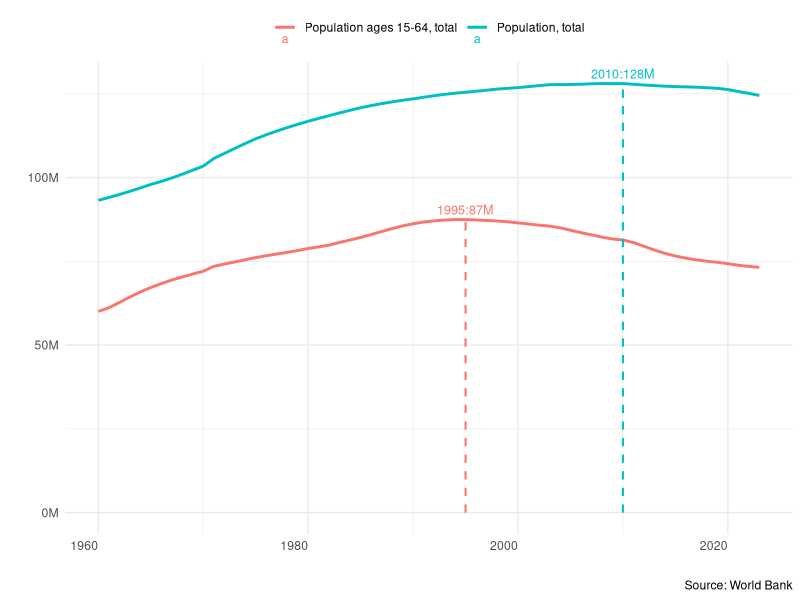
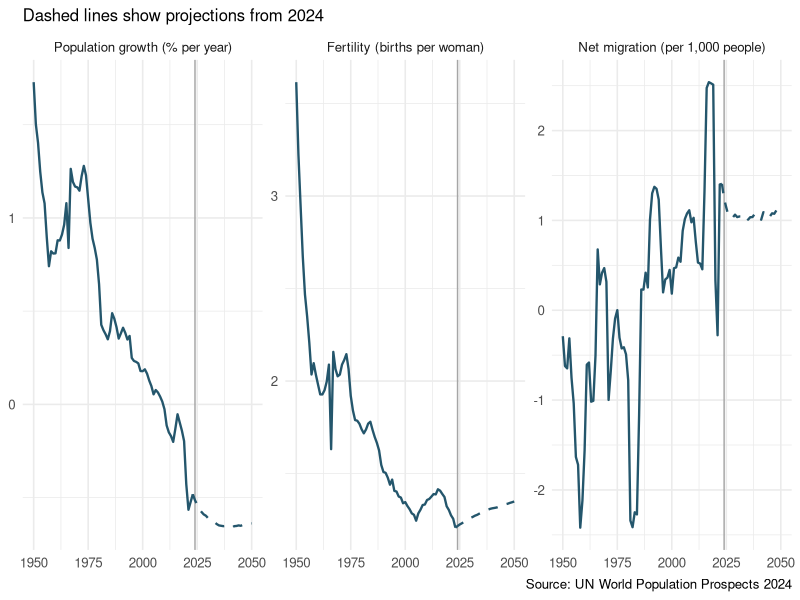
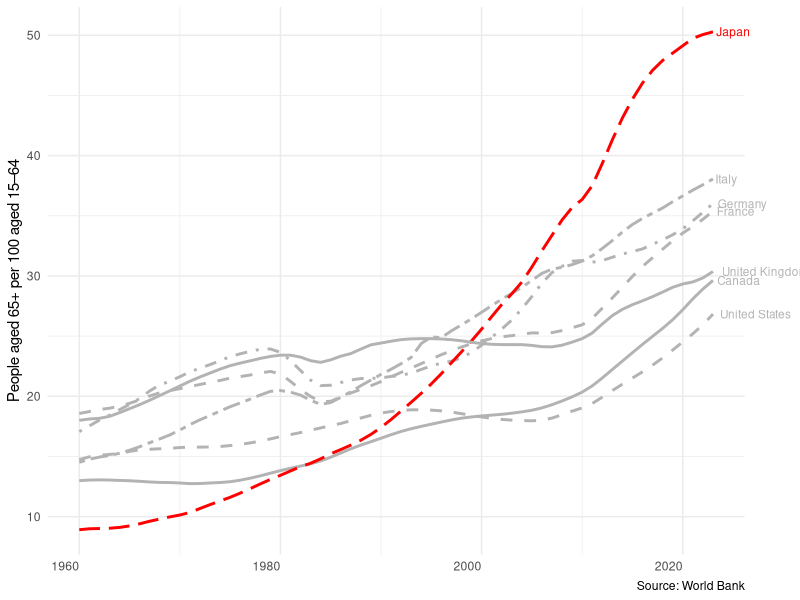
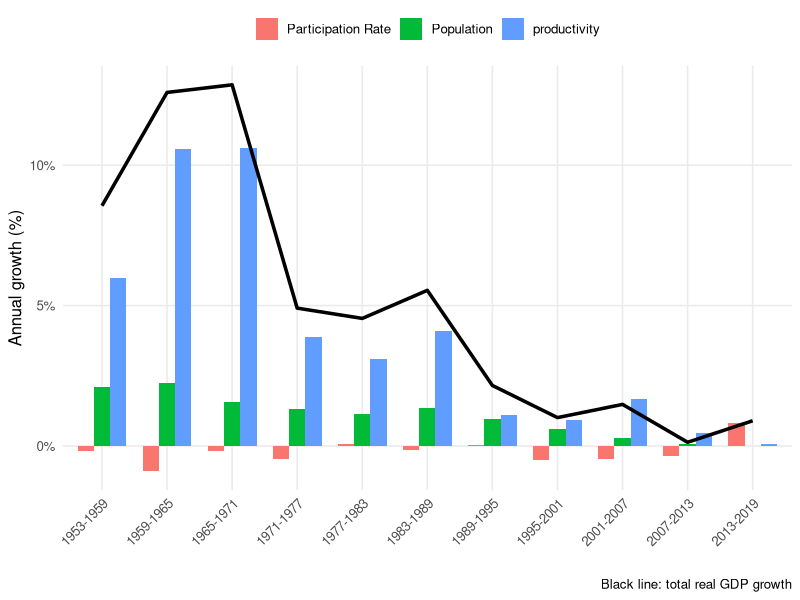
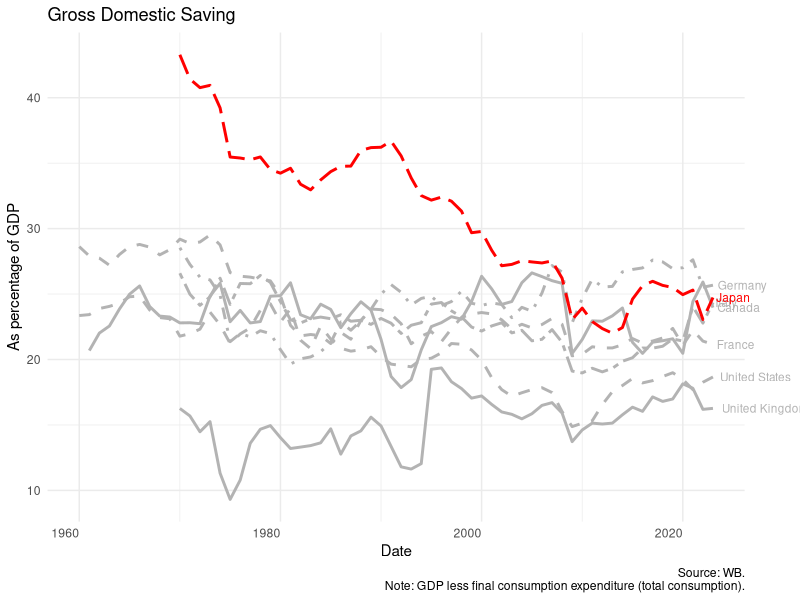
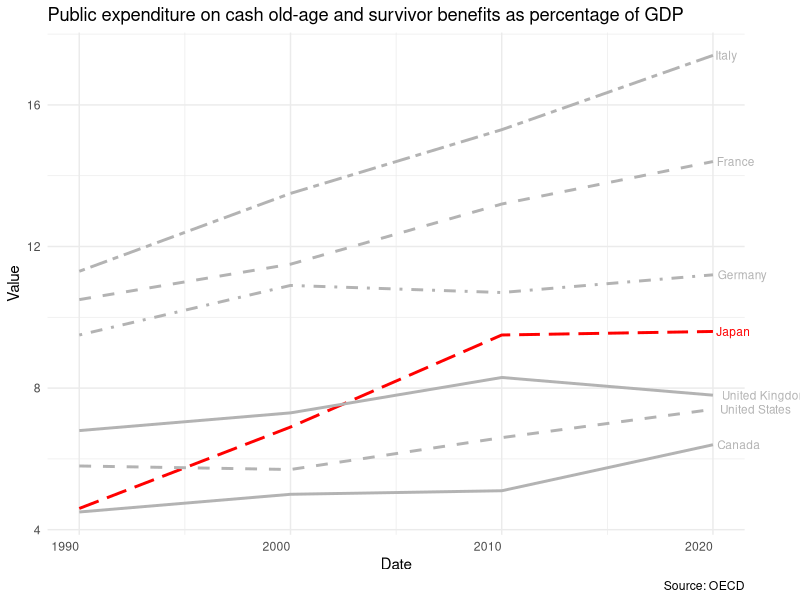
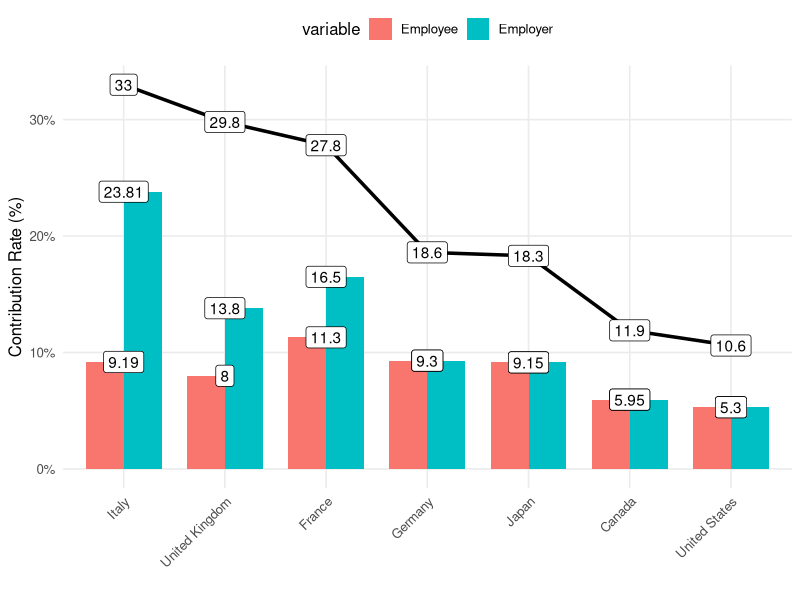
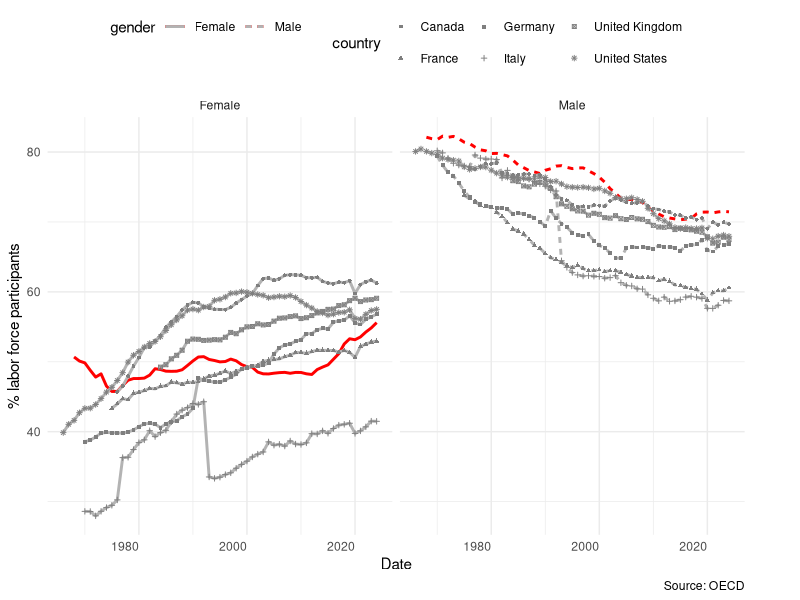

Here is the R script that generated these plots, in order:
## ---- chunk 1
#| include: false
library(data.table)
library(ggpubr)
library(scales)
## ---- chunk 2
pop = fread("../data/11 aging/wb_pop.csv")

# Prepare data
pop2 = pop[country=="Japan"]
pop2[,max_value:=max(value),by=indicator]
pop2[,lab:=ifelse(value==max_value,round(value/10^6,0),"")]
pop2_lab = pop2[lab!="",.(value,date,indicator,
                          label=paste0(date,":",
                                       round(value/10^6,0),"M"))]

ggplot(pop2, aes(x = date, y = value,
                color = indicator)) +
  scale_y_continuous(
    labels = label_number(scale = 1e-6, suffix = "M")) +
  geom_line(size = 1) +
  geom_segment(
    data = pop2_lab,
    aes(x = date, xend = date,
        y = 0, yend = value,
        color = indicator),
    linewidth = 0.7,
    linetype = "dashed"
  ) +
  # labels at top of vline
  geom_text(
    data = pop2_lab,
    aes(x = date, y = value,
        label = label),
    vjust = -0.5,
    size = 3.2
  ) +
  labs(x = "", y = "",
       caption = "Source: World Bank", color = NULL) +
  theme_minimal() +
  theme(
    legend.position = "top",   # remove legend
    axis.text.x = element_text(angle = 0, hjust = 1))+
  coord_cartesian(clip = "off")        # allow labels to extend outside plot
## ---- chunk 3
birth = fread("../data/11 aging/un_pop_birth.csv")
indicators = c("Population Growth", "Total Fertility Rate", "Net Migration Rate")
units = c("Population growth (% per year)",
          "Fertility (births per woman)",
          "Net migration (per 1,000 people)")
japan = birth[Country == "Japan" & date <= 2050 & variable %in% indicators]
japan[, panel := factor(variable, levels = indicators, labels = units)]

ggplot(japan, aes(date, value)) +
  geom_vline(xintercept = 2024, colour = "grey65") +
  geom_line(data = japan[date <= 2023], colour = "#24566c", linewidth = 0.8) +
  geom_line(data = japan[date >= 2023], colour = "#24566c",
            linewidth = 0.8, linetype = "dashed") +
  facet_wrap(~panel, nrow = 1, scales = "free_y") +
  labs(x = NULL, y = NULL,
       subtitle = "Dashed lines show projections from 2024",
       caption = "Source: UN World Population Prospects 2024") +
  theme_minimal(base_size = 12)
## ---- chunk 4
age = fread("../data/11 aging/wb_age_depend.csv")

# Prepare data
age[, is_japan := ifelse(country == "Japan", "Japan", "Others")]

# Last observation per country for labeling
lab = age[date==max(date),.(date,value,country,is_japan)]

ggplot(age, aes(x = date, y = value,
                color = is_japan,
                linetype = country,
                group = country)) +
  geom_line(size = 1) +
  geom_text(
    data = lab,
    aes(label = country, color = is_japan),
    hjust = -0.1,              # move label slightly to the right
    vjust = 0.5,
    size = 3
  ) +
  scale_color_manual(values = c("Japan" = "red", "Others" = "gray70")) +
  scale_linetype_manual(
    values = rep(c("solid","dashed","dotdash","twodash","longdash"),
                 length.out = length(unique(age$country)))
  ) +
  labs(x = NULL, y = "People aged 65+ per 100 aged 15–64",
       caption = "Source: World Bank") +
  theme_minimal() +
  theme(
    legend.position = "none",   # remove legend
    axis.text.x = element_text(angle = 0, hjust = 1),
    plot.margin = margin(5, 40, 5, 5)   # extra right margin so labels not cut
  ) +
  coord_cartesian(clip = "off")        # allow labels to extend outside plot
## ---- chunk 5
jpl = fread("../data/11 aging/japan_growth.csv")
jpl[variable=="lf_ratio",variable:="Participation Rate"]
jpl[variable=="pop",variable:="Population"]

ggplot() +
  # Bars for other variables
  geom_col(
    data = jpl[variable != "rgdp"],
    aes(x = period, y = gyoy, fill = variable),
    position = "dodge",
    width = 0.75
  ) +
  # Line for rgdp
  geom_line(
    data = jpl[variable == "rgdp"],
    aes(x = period, y = gyoy, group = 1),
    linewidth = 1.2,
    color = "black") +
  # Axis styling
  labs(
    x = "",
    y = "Annual growth (%)",
    fill = NULL,
    caption = "Black line: total real GDP growth"
  ) +
  scale_y_continuous(labels = label_percent(scale = 1)) +

  # Nicer theme
  theme_minimal(base_size = 12) +
  theme(
    panel.grid.minor = element_blank(),
    legend.position = "top",
    axis.text.x = element_text(angle = 45, hjust = 1),
    plot.title = element_text(face = "bold", size = 14)
  )

## ---- chunk 6
saving = fread("../data/11 aging/wb_saving.csv")

# Prepare data
saving[, is_japan := ifelse(country == "Japan", "Japan", "Others")]

# Last observation per country for labeling
labsave = saving[date==max(date),.(date,value,country,is_japan)]

ggplot(saving, aes(x = date, y = value,
                color = is_japan,
                linetype = country,
                group = country)) +
  geom_line(size = 1) +
  geom_text(
    data = labsave,
    aes(label = country, color = is_japan),
    hjust = -0.1,              # move label slightly to the right
    vjust = 0.5,
    size = 3
  ) +
  scale_color_manual(values = c("Japan" = "red", "Others" = "gray70")) +
  scale_linetype_manual(
    values = rep(c("solid","dashed","dotdash","twodash","longdash"),
                 length.out = length(unique(saving$country)))
  ) +
  labs(title = "Gross Domestic Saving",
       x = "Date", y = "As percentage of GDP",
       caption = "Source: WB.\n	Note: GDP less final consumption expenditure (total consumption).") +
  theme_minimal() +
  theme(
    legend.position = "none",   # remove legend
    axis.text.x = element_text(angle = 0, hjust = 1),
    plot.margin = margin(5, 40, 5, 5)   # extra right margin so labels not cut
  ) +
  coord_cartesian(clip = "off")        # allow labels to extend outside plot
## ---- chunk 7
social = fread("../data/11 aging/social_spend.csv")
setnames(social,"year","date")
setnames(social,"Country","country")

# Prepare data
social[, is_japan := ifelse(country == "Japan", "Japan", "Others")]

# Last observation per country for labeling
labso = social[date==max(date),.(date,value,country,is_japan)]

ggplot(social, aes(x = date, y = value,
                color = is_japan,
                linetype = country,
                group = country)) +
  geom_line(size = 1) +
  geom_text(
    data = labso,
    aes(label = country, color = is_japan),
    hjust = -0.1,              # move label slightly to the right
    vjust = 0.5,
    size = 3
  ) +
  scale_color_manual(values = c("Japan" = "red", "Others" = "gray70")) +
  scale_linetype_manual(
    values = rep(c("solid","dashed","dotdash","twodash","longdash"),
                 length.out = length(unique(social$country)))
  ) +
  labs(title= "Public expenditure on cash old-age and survivor benefits as percentage of GDP",
       x = "Date", y = "Value",
       caption = "Source: OECD") +
  theme_minimal() +
  theme(
    legend.position = "none",   # remove legend
    axis.text.x = element_text(angle = 0, hjust = 1),
    plot.margin = margin(5, 40, 5, 5)   # extra right margin so labels not cut
  ) +
  coord_cartesian(clip = "off")        # allow labels to extend outside plot
## ---- chunk 8
contril = fread("../data/11 aging/social_rate.csv")
contril = contril[grepl("public$|Total",variable)]
contril[,variable:=trimws(gsub("\\,.*$","",variable))]
contril[,value_max:=max(value),by=Country]
cons = unique(contril[order(-value_max),Country])
contril[,Country:=factor(Country,levels = cons)]

ggplot() +
  # Bars for other variables
  geom_col(
    data = contril[variable != "Total"],
    aes(x = Country, y = value, fill = variable),
    position = "dodge",
    width = 0.75
  ) +
  geom_label(data = contril[variable != "Total"],
             aes(x=Country,y=value,label = value)) +
  # Line for rgdp
  geom_line(
    data = contril[variable == "Total"],
    aes(x = Country, y = value, group = 1),
    linewidth = 1.2,
    color = "black") +
  geom_label(data = contril[variable == "Total"],
             aes(x=Country,y=value,label = value)) +
  # Axis styling
  labs(
    x = "",
    y = "Contribution Rate (%)",
    fill = "variable"
  ) +
  scale_y_continuous(labels = label_percent(scale = 1)) +
  # Nicer theme
  theme_minimal(base_size = 12) +
  theme(
    panel.grid.minor = element_blank(),
    legend.position = "top",
    axis.text.x = element_text(angle = 45, hjust = 1),
    plot.title = element_text(face = "bold", size = 14)
  )

## ---- chunk 9
fe = fread("../data/11 aging/oecd_lf.csv")
# Prepare data
fe[, is_japan := ifelse(country == "Japan", "Japan", "Others")]

# Last observation per country for labeling
labfe = fe[date==max(date),.(date,value,country,is_japan,gender)]

ggplot() +
  geom_line(data=fe[is_japan=="Japan"], aes(x = date, y = value,
                linetype = gender),
       color ="red",size=1) +
  geom_line(data=fe[is_japan!="Japan"], aes(x = date, y = value,
                linetype = gender,shape=country),
       color ="gray70",size=1) +
  geom_point(data=fe[is_japan!="Japan"], aes(x = date, y = value,
                shape=country),
       color ="gray50",size=1) +
  facet_wrap(~gender) +
  labs(x = "Date", y = "% labor force participants",
       caption = "Source: OECD") +
  theme_minimal() +
  theme(
    legend.position = "top",   # remove legend
    axis.text.x = element_text(angle = 0, hjust = 1),
    plot.margin = margin(5, 40, 5, 5)   # extra right margin so labels not cut
  ) +
  coord_cartesian(clip = "off")        # allow labels to extend outside plot
## ---- chunk 10
fe2 = fread("../data/11 aging/oecd_lf_fe.csv")
fe3 = fe2[date%in%c(1975,1985,1995,2005,2015,2024)]
fe3[,date:=as.character(date)]
fe3[,Age:=trimws(gsub("From | years| or","",Age))]

ggplot() +
  geom_line(data=fe3, aes(x = Age, y = value,
                          group = date,
                          color = date),size=1) +
  facet_wrap(~country) +
  labs(x = "Date", y = "% labor force participants",
       caption = "Source: OECD") +
  theme_minimal() +
  theme(
    legend.position = "top",   # remove legend
    axis.text.x = element_text(angle = 90, hjust = 1),
    plot.margin = margin(5, 40, 5, 5)) +
  coord_cartesian(clip = "off")    # allow labels to extend outside plot
## ---- chunk 11
owd = fread("../data/11 aging/owd_fe_fer.csv")
owd[,date:=as.character(Year)]
owd[,Population:=round(population_historical/10^6)]

ggplot() +
  geom_point(data=owd, aes(y = sl_tlf_cact_fe_ne_zs,
                           x =  fertility_rate,
                           size=Population,
                           colour = date)) +
  facet_wrap(~date) +
  geom_text(data=owd,aes(y = sl_tlf_cact_fe_ne_zs,
                           x =  fertility_rate,
                         size = Population,
                          label = Code)) +
   scale_y_log10() +
  scale_x_log10() +
  labs(x = "Fertility (births per woman)", y = "Female labor force participation (%)",
       caption = "Source: ILO, UN, WB") +
  theme_minimal() +
  theme(
    legend.position = "top",   # remove legend
    axis.text.x = element_text(angle = 90, hjust = 1),
    plot.margin = margin(5, 40, 5, 5)) +
  coord_cartesian(clip = "off")    # allow labels to extend outside plot
## ---- chunk 12
#| label: fig-ict-investment-share
ict = fread("../data/11 aging/ICT_share.csv")
countries = c("Japan", "Germany", "United States")
ict = ict[Country %in% countries & Year <= 2023 & !is.na(share_ICT)]

ggplot(ict, aes(Year, share_ICT, colour = Country, linetype = Country)) +
  geom_line(linewidth = 0.9) +
  geom_point(data = ict[Year == 2023], size = 2) +
  scale_colour_manual(values = c(Japan = "#196a82", Germany = "#636363",
                                 "United States" = "#a34b29")) +
  scale_y_continuous(labels = label_percent(scale = 1)) +
  labs(x = NULL, y = "Reported ICT investment share",
       colour = NULL, linetype = NULL,
       caption = "Source: OECD series supplied with course materials") +
  theme_minimal(base_size = 13) +
  theme(legend.position = "top")
